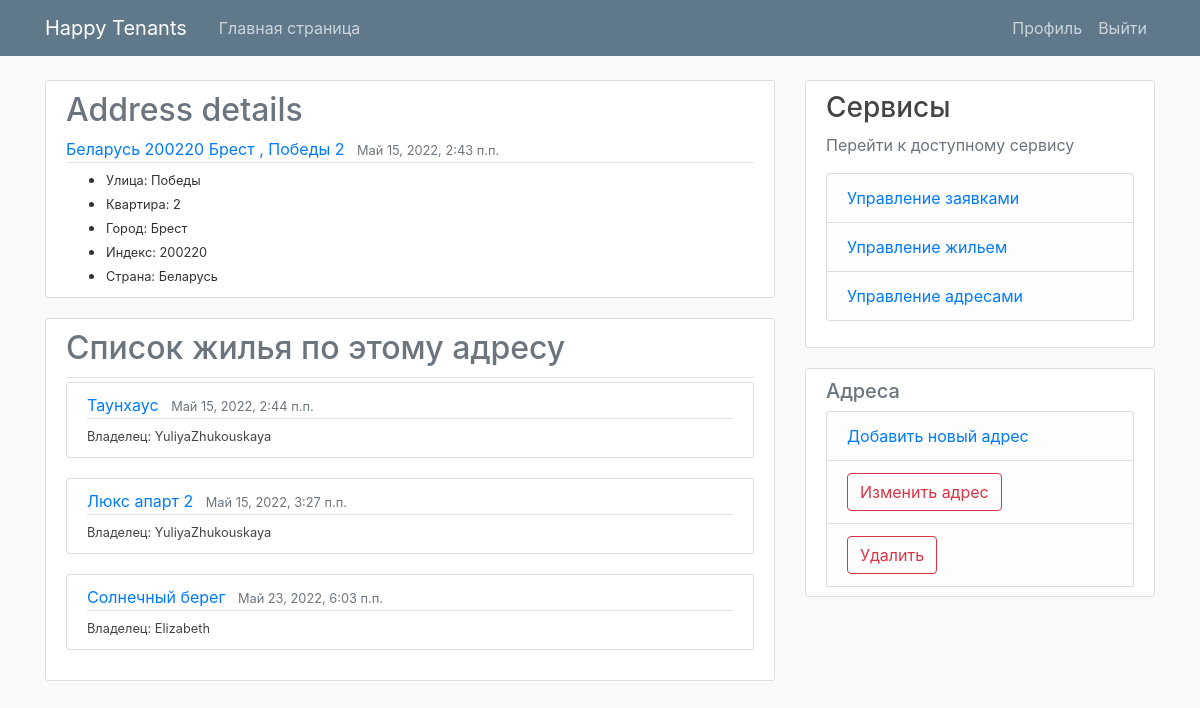
The page /addresses/8/ (signed in) on the database its author committed.
### tenant_mgmt/models.py (models this page shows, shortened)
class Address(models.Model):
    street = models.CharField(max_length=50, null=False, verbose_name="Улица")
    apartment = models.CharField(max_length=10, null=False, verbose_name="Квартира")
    city = models.CharField(max_length=50, null=False, verbose_name="Город")
    zipCode = models.CharField(max_length=15, null=False, verbose_name="Индекс")
    country = models.CharField(max_length=50, null=False, verbose_name="Страна")
    dateAdded = models.DateTimeField(auto_now_add=True)
    def __str__(self) -> str:
        return f'{self.country} {self.zipCode} {self.city} , {self.street} {self.apartment}'

class Property(models.Model):
    name = models.CharField(max_length=50, null=True)
    address = models.ForeignKey(Address, on_delete=models.CASCADE, null=True, related_name="address_properties_set")
    owner = models.ForeignKey(User, on_delete=models.SET_NULL, related_name="owner_property_set", null=True, blank=True)
    tenants = models.ManyToManyField(User, related_name="tenant_property_set", blank=True)
    dateAdded = models.DateTimeField(auto_now_add=True)

### tenant_mgmt/views.py (the view)
# urls.py: path('addresses/<int:pk>/', AddressDetailView.as_view(), name='addressDetails'),
@method_decorator([login_required, manager_requred], name='dispatch')
class AddressDetailView(DetailView):
    model = Address
    template_name = 'tnt_mgmt/address/detail.html'
    context_object_name = 'address'
    ordering = ['dateAdded']

### tenant_mgmt/templatetags/extra_filters.py (called while the page is built)
@register.filter(name='has_groups')
def has_groups(user, group_names):
    groups = list(group_names.split('|'))
    userGroups = user.groups.all()
    for groupName in groups:
        group = Group.objects.get(name=groupName)
        if group in userGroups:
            return True
    return False

@register.filter(name='is_active')
def is_active(user):
    return len(user.groups.all()) > 0

### tenant_mgmt/templates/tnt_mgmt/address/detail.html (shortened to what this page needs)
{% extends "./base.html" %} {% block content %}
<article class="media content-section">
  <div class="media-body">
    <div class="article-metadata">
      <h2 class="text-muted">Address details</h2>
      <a class="mr-2" href="#">{{ address }}</a>
      <small class="text-muted">{{ address.dateAdded }}</small>
    </div>
    <ul>
      <li><small> Улица: {{ address.street}}</small></li>
      <li><small> Квартира: {{ address.apartment}}</small></li>
      <li><small> Город: {{ address.city}}</small></li>
      <li><small> Индекс: {{ address.zipCode}}</small></li>
      <li><small> Страна: {{ address.country}}</small></li>
    </ul>
  </div>
</article>
<article class="media content-section">
  <div class="media-body">
    <div class="article-metadata">
      <h2 class="text-muted">Список жилья по этому адресу</h2>
    </div>
    {% for property in address.address_properties_set.all %}
    <article class="media content-section">
      <div class="media-body">
        <div class="article-metadata">
          <a class="mr-2" href="{% url 'propertyDetails' property.id %}"
            >{{ property.name }}</a
          >
          <small class="text-muted">{{ property.dateAdded }}</small>
        </div>
        <small
          ><a class="article-title" href="#"
            >Владелец: {{ property.owner.username }}</a
          ></small
        >
      </div>
    </article>
    {% empty %}
    <small>Пусто</small>
    {% endfor %}
  </div>
</article>
{% endblock content %}
{% block details_view_actions %}
  <li class="list-group-item list-group-item-light"><button id="editAddress" class="btn btn-outline-danger" type="submit">Изменить адрес</button></li>
  <li class="list-group-item list-group-item-light"><button id="deleteAddress" class="btn btn-outline-danger" type="submit">Удалить</button></li>
{% endblock details_view_actions %}

### tenant_mgmt/static/tnt_mgmt/base.css (style rules this page uses)
body { background: #fafafa; color: #333333; margin-top: 5rem; }
h1, h2, h3, h4, h5, h6 { color: #444444; }
ul { margin: 0; }
.content-section { background: #ffffff; padding: 10px 20px; border: 1px solid #dddddd; border-radius: 3px; margin-bottom: 20px; }
.article-title { color: #444444; }
.article-metadata { padding-bottom: 1px; margin-bottom: 4px; border-bottom: 1px solid #e3e3e3 }

### rows shown on the page
Address: country+zipCode+city "Беларусь 200220 Брест , Победы 2", dateAdded "Май 15, 2022, 2:43 п.п.", street "Победы", apartment "2", city "Брест", zipCode "200220", country "Беларусь"
Property: name "Таунхаус", dateAdded "Май 15, 2022, 2:44 п.п.", owner.username "YuliyaZhukouskaya"
Property: name "Люкс апарт 2", dateAdded "Май 15, 2022, 3:27 п.п.", owner.username "YuliyaZhukouskaya"
Property: name "Солнечный берег", dateAdded "Май 23, 2022, 6:03 п.п.", owner.username "Elizabeth"
